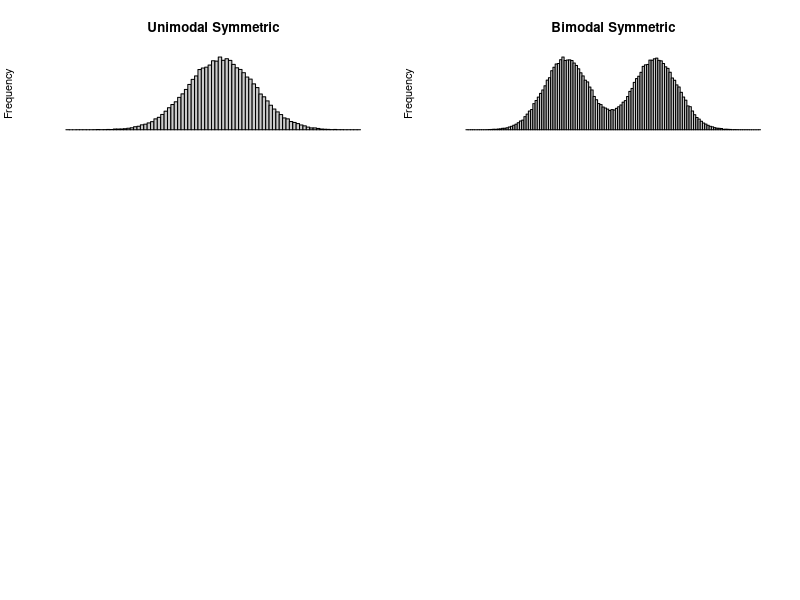

This figure's R source:
# This line sets up a plotting area that has 3 rows and 2 columns
par(mfrow=c(3,2))

#####"Unimodal Symmetric"
# Randomly sample 100,000 times from the normal distribution with mean
# of 0 and standard deviation of 1:
x <- c(rnorm(100000,0,1))
# Now plot the histogram in gray, with 100 bars, erasing all axis labels
hist(x,col="#cccccc", breaks=100,axes=F,xlab="",main="Unimodal Symmetric")

#### Bimodal Symmetric
# Randomly sample 100000 times from the normal distribution with mean
# of 0 and standard deviation of 1, then again from the normal
# distribution with mean of 4 and standard deviation of 1 (so they have
# distinctly different peaks). Mash all the data together to form x.
x <-c(rnorm(100000,0,1), rnorm(100000,4,1))
hist(x,col="#cccccc",breaks=100,axes=F,xlab="",main="Bimodal Symmetric")
